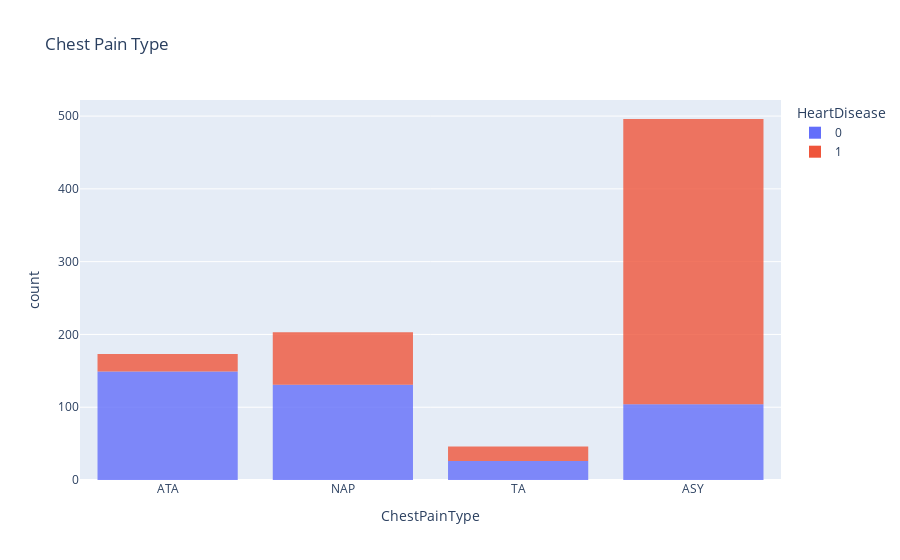

Notebook source saved alongside this figure:
### Markdown cell above
Gender seem to play a role in heart disease where the male gender is more likely to have heart disease vs female.  Here only ~26% of feamale have heart disease vs ~63% of mail have heart disease

---

### Code cell
fig = px.histogram(df, x='ChestPainType', title='Chest Pain Type', color='HeartDisease', opacity=0.8)
fig.show()

df.groupby('ChestPainType')['HeartDisease'].value_counts(normalize=True)

### Figure 1 — Plotly figure (JSON) as saved in the notebook; plotly's stock layout.template omitted (floating-point values rounded to 4 significant figures; data arrays with more than 128 entries replaced by an {"elided": "..."} marker saying what was removed)
{"data": [{"alignmentgroup": "True", "bingroup": "x", "hovertemplate": "HeartDisease=0<br>ChestPainType=%{x}<br>count=%{y}<extra></extra>", "legendgroup": "0", "marker": {"color": "#636efa", "opacity": 0.8, "pattern": {"shape": ""}}, "name": "0", "offsetgroup": "0", "orientation": "v", "showlegend": true, "type": "histogram", "x": {"elided": "410 str values"}, "xaxis": "x", "yaxis": "y"}, {"alignmentgroup": "True", "bingroup": "x", "hovertemplate": "HeartDisease=1<br>ChestPainType=%{x}<br>count=%{y}<extra></extra>", "legendgroup": "1", "marker": {"color": "#EF553B", "opacity": 0.8, "pattern": {"shape": ""}}, "name": "1", "offsetgroup": "1", "orientation": "v", "showlegend": true, "type": "histogram", "x": {"elided": "508 str values"}, "xaxis": "x", "yaxis": "y"}], "layout": {"barmode": "relative", "legend": {"title": {"text": "HeartDisease"}, "tracegroupgap": 0}, "title": {"text": "Chest Pain Type"}, "xaxis": {"anchor": "y", "domain": [0, 1], "title": {"text": "ChestPainType"}}, "yaxis": {"anchor": "x", "domain": [0, 1], "title": {"text": "count"}}}}
